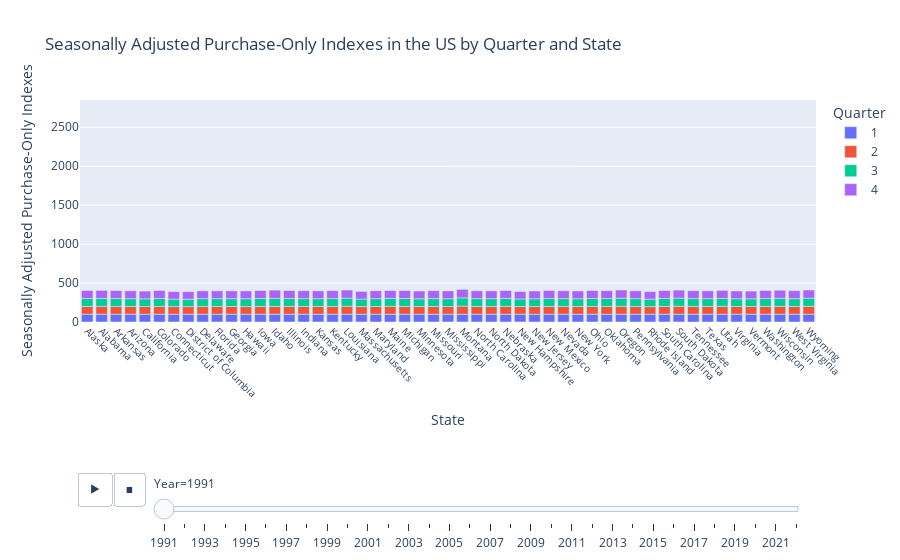

Notebook code cell kept with this figure:
### Markdown cell above
::: {.panel-tabset}
## Figure 1

### Code cell
# | echo: false
fig = px.bar(df,
             x='State',
             y='Price_index',
             animation_frame='Year',
             color='Quarter',
             labels={'Seasonally Adjusted Purchase-Only Indexes': 'Seasonally Adjusted Purchase-Only Indexes'},
             title='Seasonally Adjusted Purchase-Only Indexes in the US by Quarter and State')

fig.update_layout(
    xaxis=dict(title='State', tickangle=45, tickfont=dict(size=10)),
    yaxis=dict(title='Seasonally Adjusted Purchase-Only Indexes'),
)

fig.update_yaxes(range=[0, 2850])
fig['layout']['updatemenus'][0]['pad']=dict(r= 10, t= 150)
fig['layout']['sliders'][0]['pad']=dict(r= 10, t= 150,)

fig.show()

### Figure 1 — Plotly figure (JSON) as saved in the notebook; plotly's stock layout.template omitted (floating-point values rounded to 4 significant figures)
{"data": [{"alignmentgroup": "True", "hovertemplate": "Quarter=1<br>Year=1991<br>State=%{x}<br>Price_index=%{y}<extra></extra>", "legendgroup": "1", "marker": {"color": "#636efa", "pattern": {"shape": ""}}, "name": "1", "offsetgroup": "1", "orientation": "v", "showlegend": true, "textposition": "auto", "type": "bar", "x": ["Alaska", "Alabama", "Arkansas", "Arizona", "California", "Colorado", "Connecticut", "District of Columbia", "Delaware", "Florida", "Georgia", "Hawaii", "Iowa", "Idaho", "Illinois", "Indiana", "Kansas", "Kentucky", "Louisiana", "Massachusetts", "Maryland", "Maine", "Michigan", "Minnesota", "Missouri", "Mississippi", "Montana", "North Carolina", "North Dakota", "Nebraska", "New Hampshire", "New Jersey", "New Mexico", "Nevada", "New York", "Ohio", "Oklahoma", "Oregon", "Pennsylvania", "Rhode Island", "South Carolina", "South Dakota", "Tennessee", "Texas", "Utah", "Virginia", "Vermont", "Washington", "Wisconsin", "West Virginia", "Wyoming"], "xaxis": "x", "y": [100, 100, 100, 100, 100, 100, 100, 100, 100, 100, 100, 100, 100, 100, 100, 100, 100, 100, 100, 100, 100, 100, 100, 100, 100, 100, 100, 100, 100, 100, 100, 100, 100, 100, 100, 100, 100, 100, 100, 100, 100, 100, 100, 100, 100, 100, 100, 100, 100, 100, 100], "yaxis": "y"}, {"alignmentgroup": "True", "hovertemplate": "Quarter=2<br>Year=1991<br>State=%{x}<br>Price_index=%{y}<extra></extra>", "legendgroup": "2", "marker": {"color": "#EF553B", "pattern": {"shape": ""}}, "name": "2", "offsetgroup": "2", "orientation": "v", "showlegend": true, "textposition": "auto", "type": "bar", "x": ["Alaska", "Alabama", "Arkansas", "Arizona", "California", "Colorado", "Connecticut", "District of Columbia", "Delaware", "Florida", "Georgia", "Hawaii", "Iowa", "Idaho", "Illinois", "Indiana", "Kansas", "Kentucky", "Louisiana", "Massachusetts", "Maryland", "Maine", "Michigan", "Minnesota", "Missouri", "Mississippi", "Montana", "North Carolina", "North Dakota", "Nebraska", "New Hampshire", "New Jersey", "New Mexico", "Nevada", "New York", "Ohio", "Oklahoma", "Oregon", "Pennsylvania", "Rhode Island", "South Carolina", "South Dakota", "Tennessee", "Texas", "Utah", "Virginia", "Vermont", "Washington", "Wisconsin", "West Virginia", "Wyoming"], "xaxis": "x", "y": [100.2, 101.2, 99.93, 100.2, 99.1, 100.3, 97.98, 98.15, 99.78, 100.1, 99.67, 98.23, 100.5, 100.8, 100.4, 99.9, 99.72, 100.4, 102.0, 98.05, 100.1, 101.5, 100.6, 98.72, 100.4, 99.18, 103.5, 100.1, 100.1, 101.1, 98.51, 99.28, 100.7, 99.87, 99.13, 100.6, 100.2, 101.8, 99.66, 97.57, 100.8, 102.6, 100.2, 100.1, 100.7, 99.33, 99.42, 100.7, 101.1, 99.93, 102.3], "yaxis": "y"}, {"alignmentgroup": "True", "hovertemplate": "Quarter=3<br>Year=1991<br>State=%{x}<br>Price_index=%{y}<extra></extra>", "legendgroup": "3", "marker": {"color": "#00cc96", "pattern": {"shape": ""}}, "name": "3", "offsetgroup": "3", "orientation": "v", "showlegend": true, "textposition": "auto", "type": "bar", "x": ["Alaska", "Alabama", "Arkansas", "Arizona", "California", "Colorado", "Connecticut", "District of Columbia", "Delaware", "Florida", "Georgia", "Hawaii", "Iowa", "Idaho", "Illinois", "Indiana", "Kansas", "Kentucky", "Louisiana", "Massachusetts", "Maryland", "Maine", "Michigan", "Minnesota", "Missouri", "Mississippi", "Montana", "North Carolina", "North Dakota", "Nebraska", "New Hampshire", "New Jersey", "New Mexico", "Nevada", "New York", "Ohio", "Oklahoma", "Oregon", "Pennsylvania", "Rhode Island", "South Carolina", "South Dakota", "Tennessee", "Texas", "Utah", "Virginia", "Vermont", "Washington", "Wisconsin", "West Virginia", "Wyoming"], "xaxis": "x", "y": [101.3, 101.9, 101.2, 99.41, 98.71, 101.3, 96.22, 94.29, 99.71, 99.69, 99.74, 100.8, 101.3, 102.7, 101.2, 100.5, 99.51, 100.5, 103.6, 97, 99.6, 101.4, 101.1, 99.18, 100.4, 99.55, 106.2, 99.79, 99.67, 101.5, 97.28, 99.01, 100.7, 99.97, 99.24, 101.1, 100.9, 103.7, 99.96, 95.9, 101.5, 103.7, 100.3, 100.3, 101.7, 99.03, 98.79, 100.6, 102.6, 99.64, 104.0], "yaxis": "y"}, {"alignmentgroup": "True", "hovertemplate": "Quarter=4<br>Year=1991<br>State=%{x}<br>Price_index=%{y}<extra></extra>", "legendgroup": "4", "marker": {"color": "#ab63fa", "pattern": {"shape": ""}}, "name": "4", "offsetgroup": "4", "orientation": "v", "showlegend": true, "textposition": "auto", "type": "bar", "x": ["Alaska", "Alabama", "Arkansas", "Arizona", "California", "Colorado", "Connecticut", "District of Columbia", "Delaware", "Florida", "Georgia", "Hawaii", "Iowa", "Idaho", "Illinois", "Indiana", "Kansas", "Kentucky", "Louisiana", "Massachusetts", "Maryland", "Maine", "Michigan", "Minnesota", "Missouri", "Mississippi", "Montana", "North Carolina", "North Dakota", "Nebraska", "New Hampshire", "New Jersey", "New Mexico", "Nevada", "New York", "Ohio", "Oklahoma", "Oregon", "Pennsylvania", "Rhode Island", "South Carolina", "South Dakota", "Tennessee", "Texas", "Utah", "Virginia", "Vermont", "Washington", "Wisconsin", "West Virginia", "Wyoming"], "xaxis": "x", "y": [102.4, 102.8, 102.8, 101.0, 99.05, 103.1, 95.85, 97.17, 100.4, 100.4, 100.6, 100.2, 102.5, 105.4, 102.3, 101.4, 100.8, 101.8, 104.4, 97.52, 101.0, 101.3, 102.1, 100.2, 101.8, 101.1, 109.6, 101.0, 100.7, 101.8, 95.51, 99.73, 103.4, 101.5, 100.2, 102.2, 101.3, 105.3, 100.9, 96.32, 102.3, 103, 101.6, 100.1, 103.7, 99.91, 98.79, 103.0, 103.8, 102.9, 104.2], "yaxis": "y"}], "layout": {"barmode": "relative", "legend": {"title": {"text": "Quarter"}, "tracegroupgap": 0}, "sliders": [{"active": 0, "currentvalue": {"prefix": "Year="}, "len": 0.9, "pad": {"r": 10, "t": 150}, "steps": [{"args": [["1991"], {"frame": {"duration": 0, "redraw": true}, "fromcurrent": true, "mode": "immediate", "transition": {"duration": 0, "easing": "linear"}}], "label": "1991", "method": "animate"}, {"args": [["1992"], {"frame": {"duration": 0, "redraw": true}, "fromcurrent": true, "mode": "immediate", "transition": {"duration": 0, "easing": "linear"}}], "label": "1992", "method": "animate"}, {"args": [["1993"], {"frame": {"duration": 0, "redraw": true}, "fromcurrent": true, "mode": "immediate", "transition": {"duration": 0, "easing": "linear"}}], "label": "1993", "method": "animate"}, {"args": [["1994"], {"frame": {"duration": 0, "redraw": true}, "fromcurrent": true, "mode": "immediate", "transition": {"duration": 0, "easing": "linear"}}], "label": "1994", "method": "animate"}, {"args": [["1995"], {"frame": {"duration": 0, "redraw": true}, "fromcurrent": true, "mode": "immediate", "transition": {"duration": 0, "easing": "linear"}}], "label": "1995", "method": "animate"}, {"args": [["1996"], {"frame": {"duration": 0, "redraw": true}, "fromcurrent": true, "mode": "immediate", "transition": {"duration": 0, "easing": "linear"}}], "label": "1996", "method": "animate"}, {"args": [["1997"], {"frame": {"duration": 0, "redraw": true}, "fromcurrent": true, "mode": "immediate", "transition": {"duration": 0, "easing": "linear"}}], "label": "1997", "method": "animate"}, {"args": [["1998"], {"frame": {"duration": 0, "redraw": true}, "fromcurrent": true, "mode": "immediate", "transition": {"duration": 0, "easing": "linear"}}], "label": "1998", "method": "animate"}, {"args": [["1999"], {"frame": {"duration": 0, "redraw": true}, "fromcurrent": true, "mode": "immediate", "transition": {"duration": 0, "easing": "linear"}}], "label": "1999", "method": "animate"}, {"args": [["2000"], {"frame": {"duration": 0, "redraw": true}, "fromcurrent": true, "mode": "immediate", "transition": {"duration": 0, "easing": "linear"}}], "label": "2000", "method": "animate"}, {"args": [["2001"], {"frame": {"duration": 0, "redraw": true}, "fromcurrent": true, "mode": "immediate", "transition": {"duration": 0, "easing": "linear"}}], "label": "2001", "method": "animate"}, {"args": [["2002"], {"frame": {"duration": 0, "redraw": true}, "fromcurrent": true, "mode": "immediate", "transition": {"duration": 0, "easing": "linear"}}], "label": "2002", "method": "animate"}, {"args": [["2003"], {"frame": {"duration": 0, "redraw": true}, "fromcurrent": true, "mode": "immediate", "transition": {"duration": 0, "easing": "linear"}}], "label": "2003", "method": "animate"}, {"args": [["2004"], {"frame": {"duration": 0, "redraw": true}, "fromcurrent": true, "mode": "immediate", "transition": {"duration": 0, "easing": "linear"}}], "label": "2004", "method": "animate"}, {"args": [["2005"], {"frame": {"duration": 0, "redraw": true}, "fromcurrent": true, "mode": "immediate", "transition": {"duration": 0, "easing": "linear"}}], "label": "2005", "method": "animate"}, {"args": [["2006"], {"frame": {"duration": 0, "redraw": true}, "fromcurrent": true, "mode": "immediate", "transition": {"duration": 0, "easing": "linear"}}], "label": "2006", "method": "animate"}, {"args": [["2007"], {"frame": {"duration": 0, "redraw": true}, "fromcurrent": true, "mode": "immediate", "transition": {"duration": 0, "easing": "linear"}}], "label": "2007", "method": "animate"}, {"args": [["2008"], {"frame": {"duration": 0, "redraw": true}, "fromcurrent": true, "mode": "immediate", "transition": {"duration": 0, "easing": "linear"}}], "label": "2008", "method": "animate"}, {"args": [["2009"], {"frame": {"duration": 0, "redraw": true}, "fromcurrent": true, "mode": "immediate", "transition": {"duration": 0, "easing": "linear"}}], "label": "2009", "method": "animate"}, {"args": [["2010"], {"frame": {"duration": 0, "redraw": true}, "fromcurrent": true, "mode": "immediate", "transition": {"duration": 0, "easing": "linear"}}], "label": "2010", "method": "animate"}, {"args": [["2011"], {"frame": {"duration": 0, "redraw": true}, "fromcurrent": true, "mode": "immediate", "transition": {"duration": 0, "easing": "linear"}}], "label": "2011", "method": "animate"}, {"args": [["2012"], {"frame": {"duration": 0, "redraw": true}, "fromcurrent": true, "mode": "immediate", "transition": {"duration": 0, "easing": "linear"}}], "label": "2012", "method": "animate"}, {"args": [["2013"], {"frame": {"duration": 0, "redraw": true}, "fromcurrent": true, "mode": "immediate", "transition": {"duration": 0, "easing": "linear"}}], "label": "2013", "method": "animate"}, {"args": [["2014"], {"frame": {"duration": 0, "redraw": true}, "fromcurrent": true, "mode": "immediate", "transition": {"duration": 0, "easing": "linear"}}], "label": "2014", "method": "animate"}, {"args": [["2015"], {"frame": {"duration": 0, "redraw": true}, "fromcurrent": true, "mode": "immediate", "transition": {"duration": 0, "easing": "linear"}}], "label": "2015", "method": "animate"}, {"args": [["2016"], {"frame": {"duration": 0, "redraw": true}, "fromcurrent": true, "mode": "immediate", "transition": {"duration": 0, "easing": "linear"}}], "label": "2016", "method": "animate"}, {"args": [["2017"], {"frame": {"duration": 0, "redraw": true}, "fromcurrent": true, "mode": "immediate", "transition": {"duration": 0, "easing": "linear"}}], "label": "2017", "method": "animate"}, {"args": [["2018"], {"frame": {"duration": 0, "redraw": true}, "fromcurrent": true, "mode": "immediate", "transition": {"duration": 0, "easing": "linear"}}], "label": "2018", "method": "animate"}, {"args": [["2019"], {"frame": {"duration": 0, "redraw": true}, "fromcurrent": true, "mode": "immediate", "transition": {"duration": 0, "easing": "linear"}}], "label": "2019", "method": "animate"}, {"args": [["2020"], {"frame": {"duration": 0, "redraw": true}, "fromcurrent": true, "mode": "immediate", "transition": {"duration": 0, "easing": "linear"}}], "label": "2020", "method": "animate"}, {"args": [["2021"], {"frame": {"duration": 0, "redraw": true}, "fromcurrent": true, "mode": "immediate", "transition": {"duration": 0, "easing": "linear"}}], "label": "2021", "method": "animate"}, {"args": [["2022"], {"frame": {"duration": 0, "redraw": true}, "fromcurrent": true, "mode": "immediate", "transition": {"duration": 0, "easing": "linear"}}], "label": "2022", "method": "animate"}], "x": 0.1, "xanchor": "left", "y": 0, "yanchor": "top"}], "title": {"text": "Seasonally Adjusted Purchase-Only Indexes in the US by Quarter and State"}, "updatemenus": [{"buttons": [{"args": [null, {"frame": {"duration": 500, "redraw": true}, "fromcurrent": true, "mode": "immediate", "transition": {"duration": 500, "easing": "linear"}}], "label": "&#9654;", "method": "animate"}, {"args": [[null], {"frame": {"duration": 0, "redraw": true}, "fromcurrent": true, "mode": "immediate", "transition": {"duration": 0, "easing": "linear"}}], "label": "&#9724;", "method": "animate"}], "direction": "left", "pad": {"r": 10, "t": 150}, "showactive": false, "type": "buttons", "x": 0.1, "xanchor": "right", "y": 0, "yanchor": "top"}], "xaxis": {"anchor": "y", "domain": [0, 1], "tickangle": 45, "tickfont": {"size": 10}, "title": {"text": "State"}}, "yaxis": {"anchor": "x", "domain": [0, 1], "range": [0, 2850], "title": {"text": "Seasonally Adjusted Purchase-Only Indexes"}}}}
